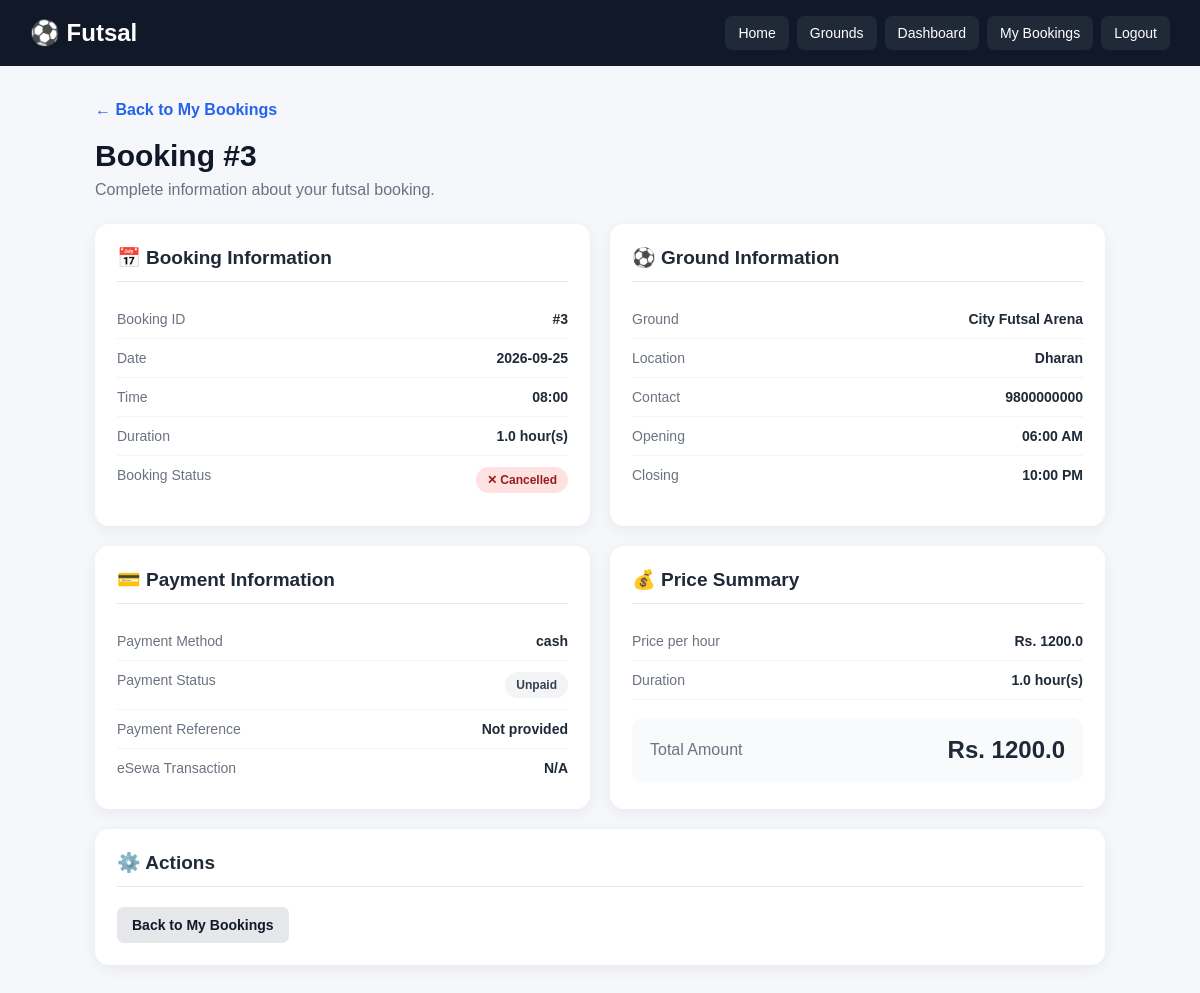
The page /booking/3 (signed in) on the database its author committed.
### tables this page shows
CREATE TABLE bookings (
            id INTEGER PRIMARY KEY AUTOINCREMENT,
            user_id INTEGER NOT NULL,
            ground_id INTEGER NOT NULL,
            booking_date TEXT NOT NULL,
            booking_time TEXT NOT NULL,
            created_at TIMESTAMP DEFAULT CURRENT_TIMESTAMP, status TEXT
            DEFAULT 'confirmed', duration REAL
            DEFAULT 1, payment_status TEXT

            DEFAULT 'pending', payment_method TEXT

            DEFAULT 'cash', payment_reference TEXT, paid_at TIMESTAMP, transaction_uuid
            TEXT, esewa_transaction_code
            TEXT, esewa_product_code
            TEXT, esewa_amount
            REAL, esewa_verified_at
            TIMESTAMP,

            FOREIGN KEY (user_id) REFERENCES users(id),
            FOREIGN KEY (ground_id) REFERENCES grounds(id),

            UNIQUE(ground_id, booking_date, booking_time)
        );

CREATE TABLE grounds (
            id INTEGER PRIMARY KEY AUTOINCREMENT,
            name TEXT NOT NULL,
            location TEXT NOT NULL,
            price INTEGER NOT NULL,
            contact TEXT,
            opening_time TEXT,
            closing_time TEXT,
            description TEXT,
            image TEXT
        );

### app.py (the view)
@app.route("/booking/<int:booking_id>")
@login_required
def booking_details(booking_id):
    conn = get_db()
    booking = conn.execute(
        """
        SELECT
            bookings.*,
            grounds.name AS ground_name,
            grounds.location AS ground_location,
            grounds.price AS price,
            grounds.price AS ground_price,
            grounds.contact AS ground_contact,
            grounds.opening_time AS opening_time,
            grounds.closing_time AS closing_time,
            grounds.image AS ground_image
        FROM bookings
        JOIN grounds ON bookings.ground_id = grounds.id
        WHERE bookings.id = ?
        AND bookings.user_id = ?
        """,
        (booking_id, session["user_id"])
    ).fetchone()
    conn.close()
    if booking is None:
        flash("Booking not found.", "danger")
        return redirect(url_for("my_bookings"))
    try:
        price = float(booking["price"] or 0)
    except (TypeError, ValueError):
        price = 0.0
    try:
        duration = float(booking["duration"] or 1)
    except (TypeError, ValueError):
        duration = 1.0
    total_amount = round(price * duration, 2)
    return render_template(
        "booking_details.html",
        booking=booking,
        price=price,
        duration=duration,
        total_amount=total_amount
    )

### app.py (called while the page is built, shortened)
def get_db():
    conn = sqlite3.connect(
        DATABASE
    )
    conn.row_factory = sqlite3.Row
    conn.execute(
        "PRAGMA foreign_keys = ON"
    )
    return conn

def login_required(view_function):
    @wraps(view_function)
    def wrapper(*args, **kwargs):
        return view_function(
            *args,
            **kwargs
        )
    return wrapper

### templates/booking_details.html (shortened to what this page needs)
<!DOCTYPE html>
<html lang="en">
<head>
</head>
<body>
<nav class="navbar">
    <div class="logo">
        ⚽ Futsal
    </div>
    <div class="nav-links">
        <a href="{{ url_for('index') }}">
            Home
        </a>
        <a href="{{ url_for('grounds') }}">
            Grounds
        </a>
        <a href="{{ url_for('dashboard') }}">
            Dashboard
        </a>
        <a href="{{ url_for('my_bookings') }}">
            My Bookings
        </a>
        <a href="{{ url_for('logout') }}">
            Logout
        </a>
    </div>
</nav>
<div class="container">
    <a
        href="{{ url_for('my_bookings') }}"
        class="back"
    >
        ← Back to My Bookings
    </a>
    <div class="header">
        <h1>
            Booking #{{ booking['id'] }}
        </h1>
        <p>
            Complete information about your futsal booking.
        </p>
    </div>
    <div class="grid">
        <div class="card">
            <h2>
                📅 Booking Information
            </h2>
            <div class="info-row">
                <span class="label">
                    Booking ID
                </span>
                <span class="value">
                    #{{ booking['id'] }}
                </span>
            </div>
            <div class="info-row">
                <span class="label">
                    Date
                </span>
                <span class="value">
                    {{ booking['booking_date'] }}
                </span>
            </div>
            <div class="info-row">
                <span class="label">
                    Time
                </span>
                <span class="value">
                    {{ booking['booking_time'] }}
                </span>
            </div>
            <div class="info-row">
                <span class="label">
                    Duration
                </span>
                <span class="value">
                    {{ booking['duration'] }} hour(s)
                </span>
            </div>
            <div class="info-row">
                <span class="label">
                    Booking Status
                </span>
                <span class="value">
                    {% if booking['status'] == 'confirmed' %}
                        <span class="badge confirmed">
                            ✓ Confirmed
                        </span>
                    {% elif booking['status'] == 'cancelled' %}
                        <span class="badge cancelled">
                            ✕ Cancelled
                        </span>
                    {% else %}
                        <span class="badge pending">
                            {{ booking['status']|title }}
                        </span>
                    {% endif %}
                </span>
            </div>
        </div>
        <div class="card">
            <h2>
                ⚽ Ground Information
            </h2>
            <div class="info-row">
                <span class="label">
                    Ground
                </span>
                <span class="value">
                    {{ booking['ground_name'] }}
                </span>
            </div>
            <div class="info-row">
                <span class="label">
                    Location
                </span>
                <span class="value">
                    {{ booking['ground_location'] }}
                </span>
            </div>
            <div class="info-row">
                <span class="label">
                    Contact
                </span>
                <span class="value">
                    {{ booking['ground_contact'] or 'Not provided' }}
                </span>
            </div>
            <div class="info-row">
                <span class="label">
                    Opening
                </span>
                <span class="value">
                    {{ booking['opening_time'] or 'Not provided' }}
                </span>
            </div>
            <div class="info-row">
                <span class="label">
                    Closing
                </span>
                <span class="value">
                    {{ booking['closing_time'] or 'Not provided' }}
                </span>
            </div>
        </div>
        <div class="card">
            <h2>
                💳 Payment Information
            </h2>
            <div class="info-row">
                <span class="label">
                    Payment Method
                </span>
                <span class="value">
                    {{ booking['payment_method'] or 'Not selected' }}
                </span>
            </div>
            <div class="info-row">
                <span class="label">
                    Payment Status
                </span>
                <span class="value">
                    {% if booking['payment_status'] == 'paid' %}
                        <span class="badge paid">
                            ✓ Paid
                        </span>
                    {% elif booking['payment_status'] == 'submitted' %}
                        <span class="badge submitted">
                            ⏳ Submitted
                        </span>
                    {% elif booking['payment_status'] == 'rejected' %}
                        <span class="badge rejected">
                            ✕ Rejected
                        </span>
                    {% else %}
                        <span class="badge unpaid">
                            Unpaid
                        </span>
                    {% endif %}
                </span>
            </div>
            <div class="info-row">
                <span class="label">
                    Payment Reference
                </span>
                <span class="value">
                    {{ booking['payment_reference'] or 'Not provided' }}
                </span>
            </div>
            <div class="info-row">
                <span class="label">
                    eSewa Transaction
                </span>
                <span class="value">
                    {{ booking['esewa_transaction_code'] or 'N/A' }}
                </span>
            </div>
        </div>
        <div class="card">
            <h2>
                💰 Price Summary
            </h2>
            <div class="info-row">
                <span class="label">
                    Price per hour
                </span>
                <span class="value">
                    Rs.
                    {{ booking['price']|float|round(2) }}
                </span>
            </div>
            <div class="info-row">
                <span class="label">
                    Duration
                </span>
                <span class="value">
                    {{ booking['duration'] }} hour(s)
                </span>
            </div>
            <div class="total-box">
                <span>
                    Total Amount
                </span>
                <strong>
                    Rs.
                    {{
                        (
                            booking['price']|float
                            *
                            booking['duration']|float
                        )|round(2)
                    }}
                </strong>
            </div>
        </div>
        <div class="card full">
            <h2>
                ⚙️ Actions
            </h2>
            <div class="actions">
                <a
                    href="{{ url_for('my_bookings') }}"
                    class="btn btn-secondary"
                >
                    Back to My Bookings
                </a>
            </div>
        </div>
    </div>
</div>
</body>
</html>

### templates/booking_details.html (style rules this page uses)
* { box-sizing: border-box; margin: 0; padding: 0; }
body { font-family: Arial, Helvetica, sans-serif; background: #f5f7fb; color: #1f2937; }
.navbar { background: #111827; color: white; padding: 16px 30px; display: flex; justify-content: space-between; align-items: center; flex-wrap: wrap; gap: 15px; }
.logo { font-size: 24px; font-weight: bold; }
.nav-links { display: flex; gap: 8px; flex-wrap: wrap; }
.nav-links a { color: white; text-decoration: none; padding: 9px 13px; border-radius: 7px; background: #1f2937; font-size: 14px; }
.container { max-width: 1050px; margin: 35px auto; padding: 0 20px; }
.back { display: inline-block; margin-bottom: 20px; color: #2563eb; text-decoration: none; font-weight: bold; }
.header { margin-bottom: 25px; }
.header h1 { font-size: 30px; color: #111827; }
.header p { margin-top: 8px; color: #6b7280; }
.grid { display: grid; grid-template-columns: 1fr 1fr; gap: 20px; }
.card { background: white; border-radius: 14px; padding: 22px; box-shadow: 0 4px 15px rgba(0, 0, 0, 0.06); }
.card h2 { font-size: 19px; margin-bottom: 18px; padding-bottom: 12px; border-bottom: 1px solid #e5e7eb; }
.info-row { display: flex; justify-content: space-between; gap: 15px; padding: 11px 0; border-bottom: 1px solid #f3f4f6; }
.info-row:last-child { border-bottom: none; }
.label { color: #6b7280; font-size: 14px; }
.value { font-weight: 600; text-align: right; font-size: 14px; }
.badge { display: inline-block; padding: 6px 11px; border-radius: 20px; font-size: 12px; font-weight: bold; }
.cancelled, .rejected { background: #fee2e2; color: #991b1b; }
.unpaid { background: #f3f4f6; color: #374151; }
.total-box { margin-top: 18px; padding: 18px; border-radius: 10px; background: #f9fafb; display: flex; justify-content: space-between; align-items: center; }
.total-box span { color: #6b7280; }
.total-box strong { font-size: 24px; }
.actions { margin-top: 20px; display: flex; gap: 10px; flex-wrap: wrap; }
.btn { display: inline-block; padding: 10px 15px; border-radius: 7px; text-decoration: none; border: none; cursor: pointer; font-size: 14px; font-weight: bold; }
.btn-secondary { background: #e5e7eb; color: #111827; }
.full { grid-column: 1 / -1; }

### rows shown on the page
bookings: id "3", booking_date "2026-09-25", booking_time "08:00", duration "1.0", payment_method "cash"
grounds: ground_name "City Futsal Arena", ground_location "Dharan", contact "9800000000", opening_time "06:00 AM", closing_time "10:00 PM", price "1200.0", price.duration "1200.0"

### other values the page prints
{{ booking['payment_reference'] or 'Not provided' }} "Not provided"
{{ booking['esewa_transaction_code'] or 'N/A' }} "N/A"
